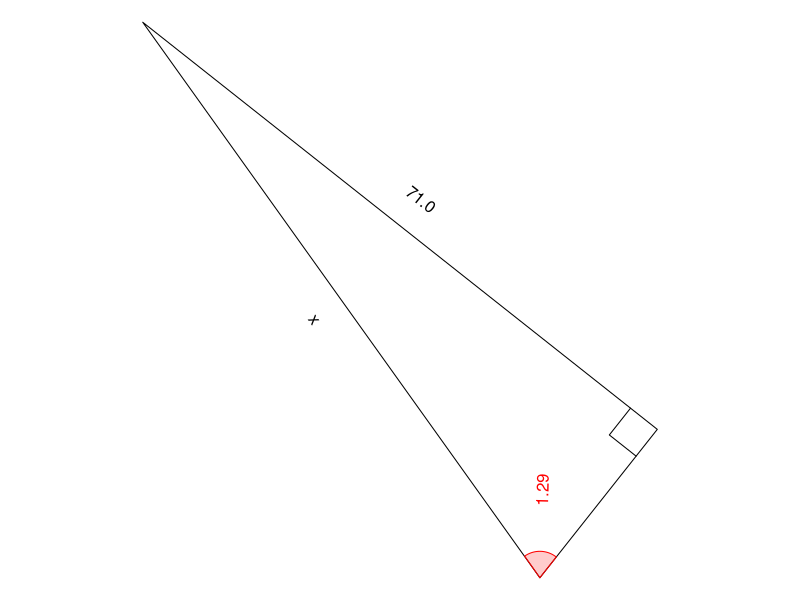

Generate this figure with R:
## ---- chunk 1
while(T){
    th = signif(round(runif(1,pi/12,pi/2-pi/12),3),3)
    ol = round(runif(1,10,100),1)
    hl = ol/sin(th)
    al = hl*cos(th)
    ans = hl
    tol = 0.1
    an2 = signif(ans,3)
    if(ol>10 && al>10 && hl<100  && an2%%1 != 0){break}
}

if(th<1){
    angstr = sprintf("%.3f",th)
} else {
    angstr = sprintf("%.2f",th)
}
ostr = sprintf("%.1f",signif(ol,3))
astr = ""
hstr = "x"

## ---- chunk 2
par(mar=c(0,0,0,0),pty="s")

refl = sample(c(T,F),1)

bmp = 0.05
xs = c(0,cos(th),cos(th))
ys = c(0,0,sin(th))
xlo = cos(th)+bmp
ylo = sin(th)/2
srto = 90
xla = cos(th)/2
yla = -bmp
srta = 0
xlh = cos(th)/2+bmp*cos(th+pi/2)
ylh = sin(th)/2+bmp*sin(th+pi/2)
srth = th/pi*180
xang = bmp*cos(seq(0,th,pi/360))/th
yang = bmp*sin(seq(0,th,pi/360))/th
xlang = bmp*cos(th/2)/th+1.8*bmp*cos(th/2)
ylang = bmp*sin(th/2)/th+1.8*bmp*sin(th/2)
srtang = th/2/pi*180
xsq = c(cos(th)-bmp,cos(th)-bmp,cos(th))
ysq = c(0,bmp,bmp)

if(refl){
    xs = -xs
    xlo = -xlo
    srto = -90
    xla = -xla
    srta = 0
    xlh = -xlh
    srth = -th/pi*180
    xang = -xang
    xlang = -xlang
    srtang = -th/2/pi*180
    xsq = -xsq
}

rotang = runif(1,0,2*pi)

xs2 = xs*cos(rotang)-ys*sin(rotang)
ys2 = xs*sin(rotang)+ys*cos(rotang)
xlo2 = xlo*cos(rotang)-ylo*sin(rotang)
ylo2 = xlo*sin(rotang)+ylo*cos(rotang)
srto2 = (srto+rotang/pi*180+90)%%180-90
xla2 = xla*cos(rotang)-yla*sin(rotang)
yla2 = xla*sin(rotang)+yla*cos(rotang)
srta2 = (srta+rotang/pi*180+90)%%180-90
xlh2 = xlh*cos(rotang)-ylh*sin(rotang)
ylh2 = xlh*sin(rotang)+ylh*cos(rotang)
srth2 = (srth+rotang/pi*180+90)%%180-90
srtang2 = (srtang+rotang/pi*180+90)%%180-90
xang2 = xang*cos(rotang)-yang*sin(rotang)
yang2 = xang*sin(rotang)+yang*cos(rotang)
xlang2 = xlang*cos(rotang)-ylang*sin(rotang)
ylang2 = xlang*sin(rotang)+ylang*cos(rotang)
xsq2 = xsq*cos(rotang)-ysq*sin(rotang)
ysq2 = xsq*sin(rotang)+ysq*cos(rotang)

xxx = c(xs2,xlo2,xla2,xlh2,xlang2)
yyy = c(ys2,ylo2,yla2,ylh2,ylang2)

widx = (max(xxx)-min(xxx))/2
widy = (max(yyy)-min(yyy))/2
midx = (max(xxx)+min(xxx))/2
midy = (max(yyy)+min(yyy))/2
wid = max(c(widx,widy))

plot(0,0,"n",xlim=c(midx-wid,midx+wid),ylim=c(midy-wid,midy+wid),axes=F,ann=F)

polygon(xs2,ys2)
lines(xsq2,ysq2)
text(xlo2,ylo2,ostr,srt=srto2)
text(xla2,yla2,astr,srt=srta2)
text(xlh2,ylh2,hstr,srt=srth2)
polygon(c(0,xang2),c(0,yang2),border="red",col=rgb(1,0,0,0.2))
text(xlang2,ylang2,angstr,srt=srtang2,col="red")
